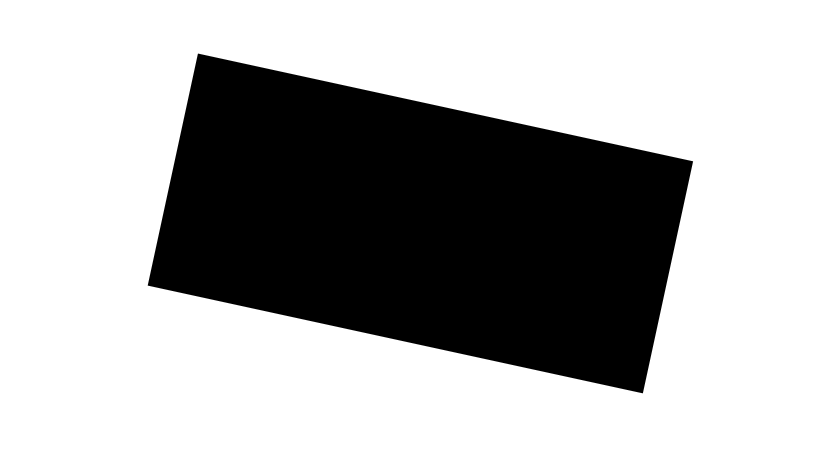
#> input picture 22.12.06_openCV/images/test01.png, 823 x 454 px
$ python opencv12_cornerHarris_circle.py
#> lines starting #> are read from the running program, lines starting #| are printed output that depends on the picture; after the words box and inside, x2 and y2 are one past the last pixel; in counts of white or black regions, pixels touching at a corner belong together
### 22.12.06_openCV/utils.py
import cv2

def image_show(image):
    cv2.imshow('show',image)
    cv2.waitKey(0)

### 22.12.06_openCV/opencv12_cornerHarris_circle.py
import cv2
import numpy as np
from utils import image_show
image_path = './images/test01.png'

image_read = cv2.imread(image_path)
#> image_read is the input picture: shape (454, 823, 3); min 0, max 255, mean 172.9
image_gray = cv2.cvtColor(image_read, cv2.COLOR_RGB2GRAY)

# 감지할 모서리 개수
corners_to_detect = 4
minimum_quality_score = 0.05
minimum_distance = 25
corners = cv2.goodFeaturesToTrack(image_gray, corners_to_detect,
minimum_quality_score,minimum_distance)
#> corners = [[642, 392], [198, 54], [692, 161], [149, 284]]
print(corners)
#| [[[642. 392.]]
#|  [[198.  54.]]
#|  [[692. 161.]]
#|  [[149. 284.]]]

for corner in corners:
    x, y = corner[0]
    cv2.circle(image_read, (int(x), int(y)), 10, (0,25,255), -1)
#> this loop made 4 passes
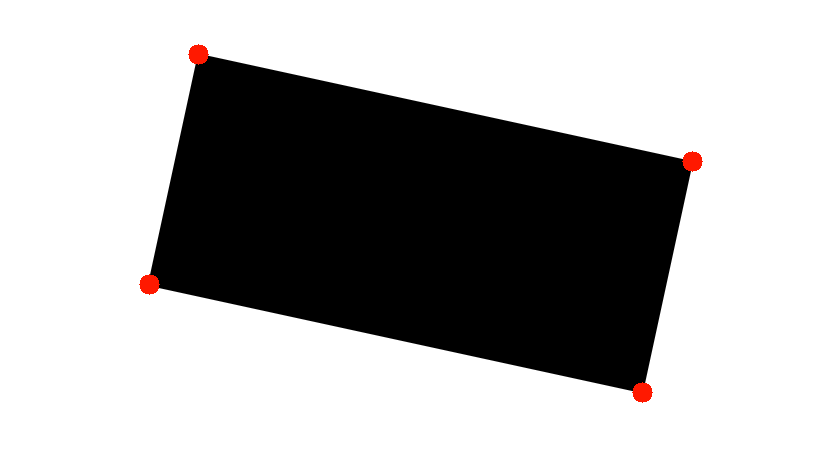
#> image_read: shape (454, 823, 3); 0.34% of pixels changed, all inside (x1, y1, x2, y2) = (139, 44, 703, 403)
    # 좌표는 integer, -1은 원이 채워짐

image_gray_temp = cv2.cvtColor(image_read, cv2.COLOR_BGR2GRAY)
image_show(image_gray_temp)

$ run again, with 22.12.06_openCV/images/Billiards.png copied over 22.12.06_openCV/images/test01.png
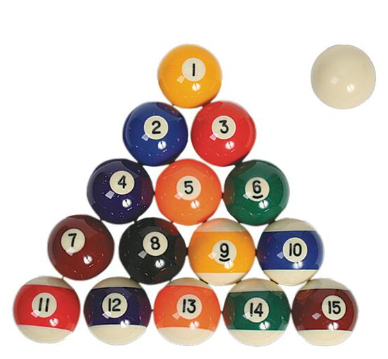
#> input picture 22.12.06_openCV/images/Billiards.png, 388 x 359 px
#> image_read is the input picture: shape (359, 388, 3); mean B, G, R 189.1, 196.9, 211.3
#> corners = [[234, 166], [143, 166], [133, 222], [187, 246]]
#| [[[234. 166.]]
#|  [[143. 166.]]
#|  [[133. 222.]]
#|  [[187. 246.]]]
#> the loop `for corner in corners:` made 4 passes
#> after the loop `for corner in corners:`:
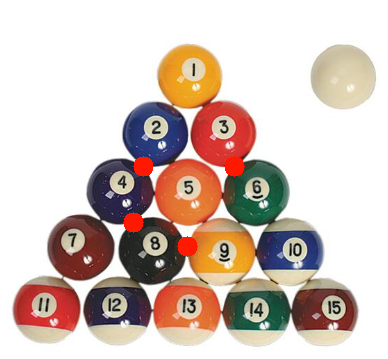
#> image_read: shape (359, 388, 3); 0.91% of pixels changed, all inside (x1, y1, x2, y2) = (123, 156, 245, 257)
#> `image_gray_temp = cv2.cvtColor(image_read, cv2.COLOR_BGR2GRAY)`:
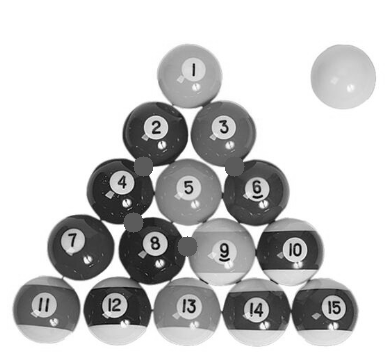
#> image_gray_temp: shape (359, 388); min 2, max 255, mean 200.3
